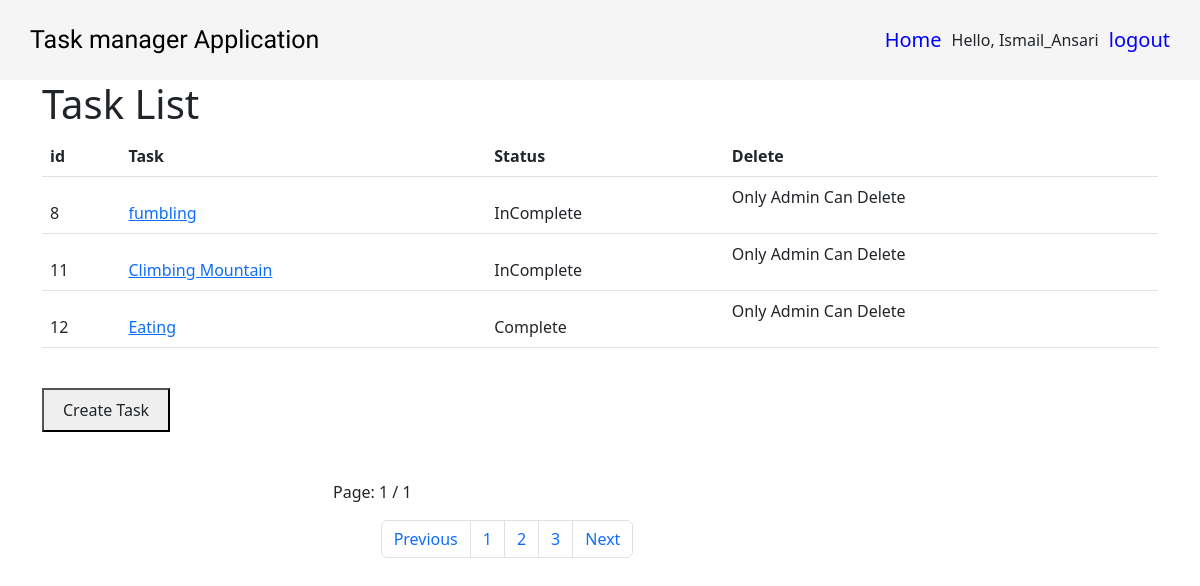
Page /task_list/ (signed in) on the committed database.
### Task/models.py (models this page shows, shortened)
class Task(models.Model):
    task_name = models.CharField(max_length=255)
    owner = models.ForeignKey(User,on_delete=models.CASCADE)
    status= models.IntegerField(choices=Status.choices)
    created_at=models.DateTimeField(auto_now=True)
    updated_at=models.DateTimeField(auto_now=True)

### Task/views.py (the view)
# urls.py: path('task_list/',views.task_list,name='task_list'),
@login_required(login_url='login')
def task_list(request):
    id=request.user.id
    get_task=Task.objects.filter(owner =id)
    page=Paginator(get_task,4)
    page_list = request.GET.get('page')
    page=page.get_page(page_list)
    context={'page':page}
    return render (request,'task_list.html',context)

### Task/templates/task_list.html (shortened to what this page needs)
{% extends "base.html"%}
{% block maincode %}
<!DOCTYPE html>
<html>
<head>
  <link href="https://cdn.jsdelivr.net/npm/bootstrap@5.3.0-alpha3/dist/css/bootstrap.min.css" rel="stylesheet"
>
  <table class="table">
    <thead>
      <tr>
        <th scope="col">id</th>
        <th scope="col">Task</th>
        <th scope="col">Status</th>
        <th scope="col">Delete</th>
        <h1>Task List</h1>
      </tr>
      {% for x in page %}
      <tr>
        <td>{{x.id}}</td>
        <td><a href="{% url 'task_detail' x.id %}"'>{{x.task_name}}</a></td>
        {% if x.status == 1 %}
        <td>Complete</td>
        {% else %}
        <td>InComplete</td>
        {% endif %}
        <td>
          {% if perms.info.view_tasks %}
          <a href="{% url 'delete' x.id %}"><button>Delete</button></a>
          {% else %}
          <p>Only Admin Can Delete</p>
          {% endif %}
        </td>
      </tr>
      {% endfor %}
  </table>
  <br>
  <button><a class="btn" href="{% url 'create_task'%}">Create Task</a></button>
  <div class="container">
    <div class="row my-5">
      <div class="col-md-4 offset-md-3">
        <p> Page: {{page.number}} / {{page.paginator.num_pages}}</p>
        <nav aria-label="Page navigation example">
          <ul class="pagination justify-content-center">
            <li class="page-item ">
              {% if page.has_previous %}
              <a class="page-link" href="{% url 'task_list' %}?page={{ page.previous_page_number }}"
                tabindex="-1">Previous</a>
              {% else %}
              <a class="page-link" tabindex="-1">Previous</a>
              {% endif %}
            </li>
            <li class="page-item "><a class="page-link" href="#">1</a></li>
            <li class="page-item "><a class="page-link" href="#">2</a></li>
            <li class="page-item "><a class="page-link" href="#">3</a></li>
            <li class="page-item">
              {% if page.has_next %}
              <a class="page-link" href="{% url 'task_list' %}?page={{ page.next_page_number }}">Next</a>
              {% else %}
              <a class="page-link" tabindex="-1">Next</a>
              {% endif %}
            </li>
          </ul>
        </nav>
      </div>
    </div>
  </div>
</head>
{% endblock %}

### Task/templates/base.html (shortened to what this page needs)
<!DOCTYPE html>
<html lang="en">
<head>
    <link rel="stylesheet" href="https://cdnjs.cloudflare.com/ajax/libs/font-awesome/5.15.3/css/all.min.css">
</head>
<body>
    <header class="header">
        <a href="#" class="logo">Task manager Application</a>
        <nav class="nav-items">
            <a class="ho" href="{% url 'home' %}">Home</a>
            <span class="hello-msg">Hello, {{request.user}}</span>
            <a href="{% url 'logout' %}">logout</a>
        </nav>
    </header>
    <div class="container">
        {% block maincode %}
        {% endblock %}
    </div>
</body>
</html>

### Task/templates/base.html (style rules this page uses)
body { margin: 0; box-sizing: border-box; }
.header { display: flex; justify-content: space-between; align-items: center; background-color: #f5f5f5; }
.header .logo { font-size: 25px; font-family: 'Sriracha', cursive; color: #000; text-decoration: none; margin-left: 30px; }
.nav-items { display: flex; justify-content: space-around; align-items: center; background-color: #f5f5f5; margin-right: 20px; }
.nav-items a { text-decoration: none; font-size: 20px; color: blue; padding: 25px 10px; }

### Task/templates/task_list.html (style rules this page uses)
.btn { background-color: #4CAF50; border: none; color: white; padding: 15px 32px; text-align: center; text-decoration: none; display: inline-block; font-size: 16px; }

### rows in the picture
Task: id "8", task_name "fumbling", status "InComplete"
Task: id "11", task_name "Climbing Mountain", status "InComplete"
Task: id "12", task_name "Eating", status "Complete"

### other values in the picture
{{ request.user }} "Ismail_Ansari"
{{ page.number }} "1"
{{ page.paginator.num_pages }} "1"
